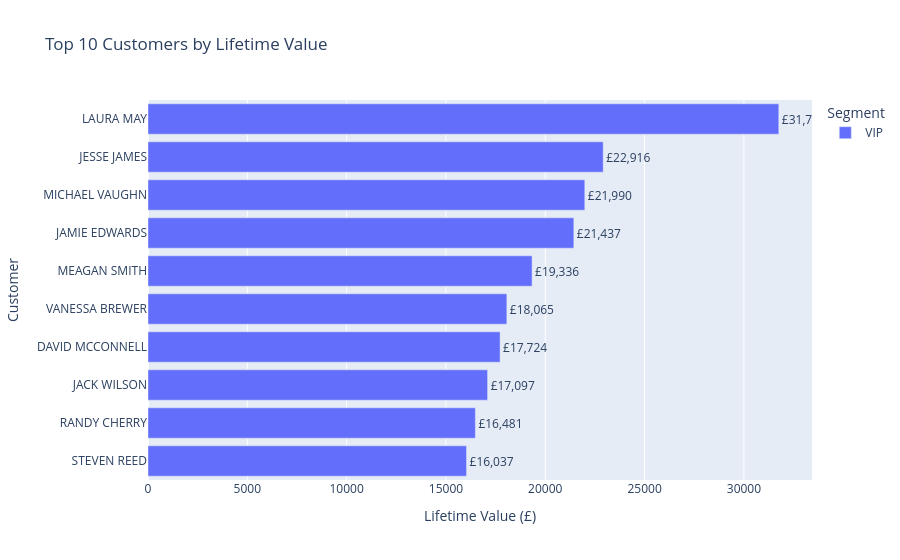

Notebook cell for this chart:
### Markdown cell above
## 5 · Top 10 Customers by Lifetime Value

### Code cell
top_cust = sales["top_customers"].toPandas()
top_cust["lifetime_value"] = pd.to_numeric(top_cust["lifetime_value"], errors="coerce")
top_cust["full_name"] = top_cust["first_name"] + " " + top_cust["last_name"]

fig = px.bar(
    top_cust.sort_values("lifetime_value"),
    x="lifetime_value", y="full_name", orientation="h",
    color="customer_segment", text="lifetime_value",
    title="Top 10 Customers by Lifetime Value",
    labels={"lifetime_value": "Lifetime Value (£)", "full_name": "Customer",
            "customer_segment": "Segment"},
    color_discrete_sequence=PALETTE,
)
fig.update_traces(texttemplate="£%{text:,.0f}", textposition="outside")
fig.update_layout(showlegend=True, xaxis_tickformat="£,.0f")
fig.show()

### Figure 1 — Plotly figure (JSON) as saved in the notebook; plotly's stock layout.template omitted (floating-point values rounded to 4 significant figures)
{"data": [{"hovertemplate": "Segment=VIP<br>Lifetime Value (£)=%{text}<br>Customer=%{y}<extra></extra>", "legendgroup": "VIP", "marker": {"color": "#636EFA", "pattern": {"shape": ""}}, "name": "VIP", "orientation": "h", "showlegend": true, "text": [16040.0, 16480.0, 17100.0, 17720.0, 18070.0, 19340.0, 21440.0, 21990.0, 22920.0, 31760.0], "textposition": "outside", "texttemplate": "£%{text:,.0f}", "type": "bar", "x": [16040.0, 16480.0, 17100.0, 17720.0, 18070.0, 19340.0, 21440.0, 21990.0, 22920.0, 31760.0], "xaxis": "x", "y": ["STEVEN REED", "RANDY CHERRY", "JACK WILSON", "DAVID MCCONNELL", "VANESSA BREWER", "MEAGAN SMITH", "JAMIE EDWARDS", "MICHAEL VAUGHN", "JESSE JAMES", "LAURA MAY"], "yaxis": "y"}], "layout": {"barmode": "relative", "legend": {"title": {"text": "Segment"}, "tracegroupgap": 0}, "showlegend": true, "title": {"text": "Top 10 Customers by Lifetime Value"}, "xaxis": {"anchor": "y", "domain": [0, 1], "tickformat": "£,.0f", "title": {"text": "Lifetime Value (£)"}}, "yaxis": {"anchor": "x", "domain": [0, 1], "title": {"text": "Customer"}}}}
